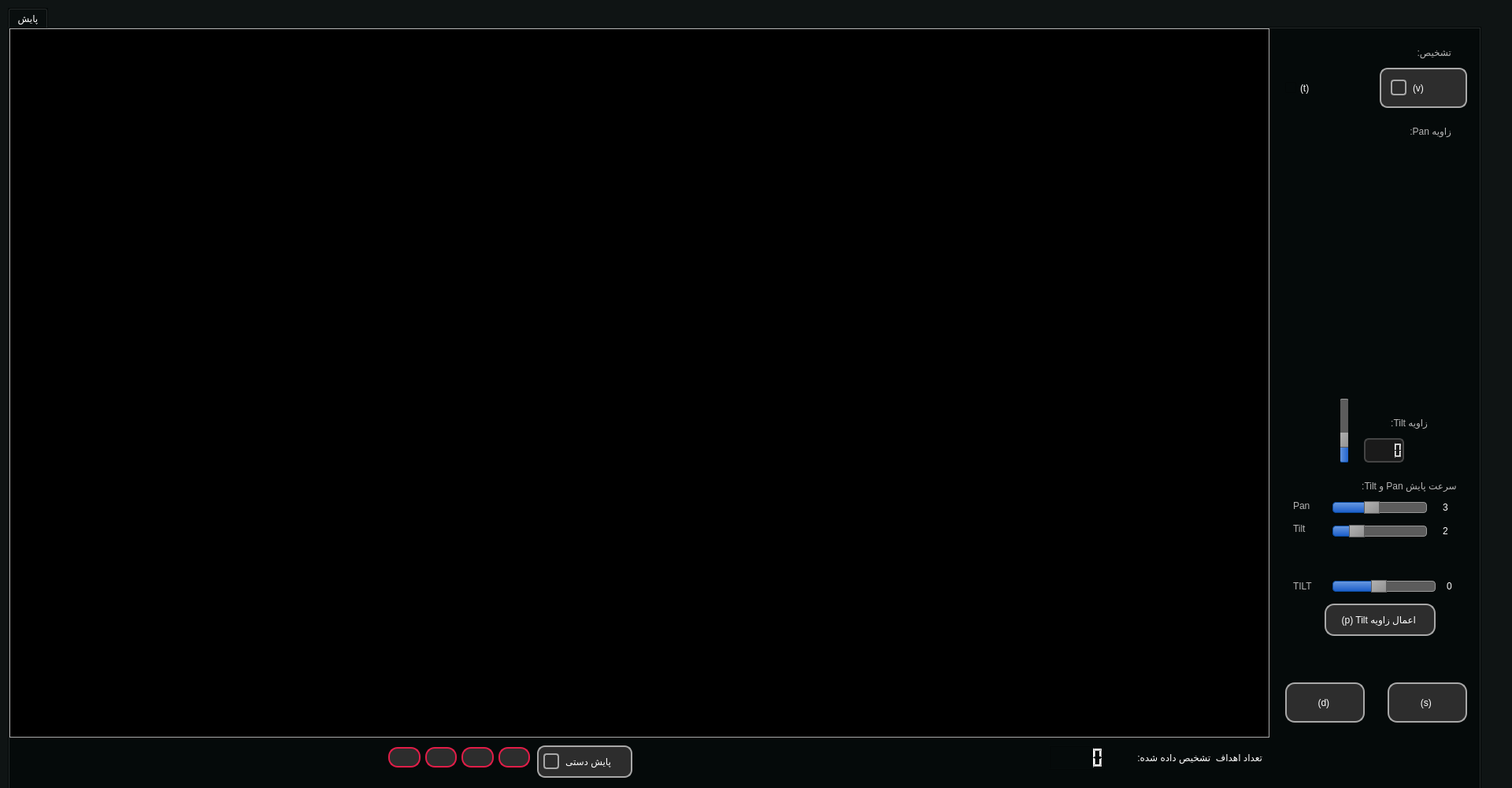
<?xml version="1.0" encoding="UTF-8"?>
<ui version="4.0">
 <class>MainWindow</class>
 <widget class="QMainWindow" name="MainWindow">
  <property name="geometry">
   <rect>
    <x>0</x>
    <y>0</y>
    <width>1920</width>
    <height>1000</height>
   </rect>
  </property>
  <property name="minimumSize">
   <size>
    <width>650</width>
    <height>450</height>
   </size>
  </property>
  <property name="windowTitle">
   <string>MainWindow</string>
  </property>
  <property name="styleSheet">
   <string notr="true">color: rgb(255, 255, 255);
background-color: rgb(15, 20, 20);


</string>
  </property>
  <widget class="QWidget" name="centralwidget">
   <widget class="QTabWidget" name="tabWidget">
    <property name="geometry">
     <rect>
      <x>10</x>
      <y>10</y>
      <width>1871</width>
      <height>1000</height>
     </rect>
    </property>
    <property name="cursor">
     <cursorShape>ArrowCursor</cursorShape>
    </property>
    <property name="styleSheet">
     <string notr="true">background-color: rgb(5,10 ,10);
margin: &quot;auto&quot;
</string>
    </property>
    <property name="currentIndex">
     <number>0</number>
    </property>
    <property name="documentMode">
     <bool>false</bool>
    </property>
    <widget class="QWidget" name="payesh">
     <attribute name="title">
      <string>پایش</string>
     </attribute>
     <widget class="QWidget" name="cameraViewfinder" native="true">
      <property name="geometry">
       <rect>
        <x>0</x>
        <y>0</y>
        <width>1600</width>
        <height>900</height>
       </rect>
      </property>
      <property name="styleSheet">
       <string notr="true">border: 1px solid  #a9a9a9;</string>
      </property>
      <widget class="QLabel" name="DET_L">
       <property name="geometry">
        <rect>
         <x>0</x>
         <y>0</y>
         <width>1600</width>
         <height>900</height>
        </rect>
       </property>
       <property name="styleSheet">
        <string notr="true">background-color: rgb(0, 0, 0);</string>
       </property>
       <property name="text">
        <string/>
       </property>
      </widget>
      <widget class="QWidget" name="widget" native="true">
       <property name="geometry">
        <rect>
         <x>0</x>
         <y>0</y>
         <width>1600</width>
         <height>900</height>
        </rect>
       </property>
       <property name="styleSheet">
        <string notr="true">background-color: rgba(255, 255, 255, 0);</string>
       </property>
      </widget>
     </widget>
     <widget class="QPushButton" name="START_DET">
      <property name="geometry">
       <rect>
        <x>1620</x>
        <y>830</y>
        <width>101</width>
        <height>51</height>
       </rect>
      </property>
      <property name="cursor">
       <cursorShape>ArrowCursor</cursorShape>
      </property>
      <property name="styleSheet">
       <string notr="true">QPushButton#START_DET {
    background-color: #2d2d2d;
    color: white;
    font: 10pt &quot;IRANSans&quot;, &quot;Vazir&quot;, &quot;Segoe UI&quot;;
    border: 2px solid #a8a8a8; /* cyan-400 */
    border-radius: 12px;
    padding: 8px 16px;
}

QPushButton#START_DET:hover {
    background-color: #3a3a3a;
    border-color: #67e8f9; /* hover tone */
}

QPushButton#START_DET:pressed {
    background-color: #1f1f1f;
    border-color: #a5f3fc;
}

QPushButton#START_DET:disabled {
    background-color: #444;
    color: #999;
    border-color: #666;
}
</string>
      </property>
      <property name="text">
       <string>(d) </string>
      </property>
      <property name="icon">
       <iconset>
        <normaloff>icons/play.png</normaloff>
        <normalon>icons/puase.png</normalon>icons/play.png</iconset>
      </property>
      <property name="iconSize">
       <size>
        <width>24</width>
        <height>24</height>
       </size>
      </property>
      <property name="shortcut">
       <string/>
      </property>
      <property name="checkable">
       <bool>true</bool>
      </property>
      <property name="checked">
       <bool>false</bool>
      </property>
      <property name="autoRepeat">
       <bool>false</bool>
      </property>
      <property name="autoDefault">
       <bool>false</bool>
      </property>
      <property name="default">
       <bool>false</bool>
      </property>
     </widget>
     <widget class="QLabel" name="TILT_DEG">
      <property name="geometry">
       <rect>
        <x>1825</x>
        <y>700</y>
        <width>31</width>
        <height>16</height>
       </rect>
      </property>
      <property name="styleSheet">
       <string notr="true">color: rgb(255, 255, 255);
</string>
      </property>
      <property name="text">
       <string>0</string>
      </property>
     </widget>
     <widget class="QLabel" name="TILT_LABEL">
      <property name="geometry">
       <rect>
        <x>1630</x>
        <y>695</y>
        <width>41</width>
        <height>25</height>
       </rect>
      </property>
      <property name="autoFillBackground">
       <bool>false</bool>
      </property>
      <property name="styleSheet">
       <string notr="true">color: #b5b5b5;
font: 700 10pt &quot;Segoe UI&quot;;</string>
      </property>
      <property name="frameShape">
       <enum>QFrame::Shape::NoFrame</enum>
      </property>
      <property name="text">
       <string>TILT</string>
      </property>
      <property name="scaledContents">
       <bool>false</bool>
      </property>
      <property name="wordWrap">
       <bool>false</bool>
      </property>
      <property name="openExternalLinks">
       <bool>false</bool>
      </property>
     </widget>
     <widget class="QPushButton" name="T_SETTINGS_APPLY">
      <property name="geometry">
       <rect>
        <x>1670</x>
        <y>730</y>
        <width>141</width>
        <height>41</height>
       </rect>
      </property>
      <property name="styleSheet">
       <string notr="true">QPushButton#T_SETTINGS_APPLY {
    background-color: #2d2d2d;
    color: white;
    font: 10pt &quot;IRANSans&quot;, &quot;Vazir&quot;, &quot;Segoe UI&quot;;
    border: 2px solid #a8a8a8; /* sky-400 / آبی نئون */
    border-radius: 12px;
    padding: 8px 16px;
}

QPushButton#T_SETTINGS_APPLY:hover {
    background-color: #3a3a3a;
    border-color: #7dd3fc; /* آبی روشن‌تر در حالت hover */
}

QPushButton#T_SETTINGS_APPLY:pressed {
    background-color: #1f1f1f;
    border-color: #bae6fd;
}

QPushButton#T_SETTINGS_APPLY:disabled {
    background-color: #444;
    color: #999;
    border-color: #666;
}
</string>
      </property>
      <property name="text">
       <string>(p) Tilt اعمال زاویه </string>
      </property>
      <property name="shortcut">
       <string>P</string>
      </property>
     </widget>
     <widget class="QCheckBox" name="HUMAN">
      <property name="enabled">
       <bool>true</bool>
      </property>
      <property name="geometry">
       <rect>
        <x>1620</x>
        <y>50</y>
        <width>111</width>
        <height>51</height>
       </rect>
      </property>
      <property name="acceptDrops">
       <bool>false</bool>
      </property>
      <property name="autoFillBackground">
       <bool>false</bool>
      </property>
      <property name="styleSheet">
       <string notr="true">QCheckBox#TARGET {
    font: 11pt &quot;IRANSans&quot;, &quot;Vazir&quot;, &quot;Segoe UI&quot;;
    color: white;
    spacing: 8px;
    padding: 6px 12px;
    background-color: #2d2d2d;
    border: 2px solid #a8a8a8;
    border-radius: 10px;
    direction: rtl; /* جهت راست به چپ برای متن فارسی */
}

QCheckBox#TARGET::indicator {
    width: 16px;
    height: 16px;
    border: 2px solid #a8a8a8;
    background-color: transparent;
    border-radius: 4px;
}

QCheckBox#TARGET::indicator:checked {
    background-color: #21cbe6;
}

QCheckBox#TARGET:hover {
    background-color: #3a3a3a;
    border-color: #21cbe6;
}
</string>
      </property>
      <property name="text">
       <string>(t)</string>
      </property>
      <property name="icon">
       <iconset>
        <normaloff>icons/man.png</normaloff>icons/man.png</iconset>
      </property>
      <property name="iconSize">
       <size>
        <width>24</width>
        <height>24</height>
       </size>
      </property>
      <property name="shortcut">
       <string>H</string>
      </property>
      <property name="checked">
       <bool>false</bool>
      </property>
      <property name="tristate">
       <bool>false</bool>
      </property>
     </widget>
     <widget class="QLabel" name="T_NUM_LABEL">
      <property name="geometry">
       <rect>
        <x>1360</x>
        <y>910</y>
        <width>231</width>
        <height>31</height>
       </rect>
      </property>
      <property name="styleSheet">
       <string notr="true">font: bold 10pt &quot;IRANSans&quot;, &quot;Vazir&quot;, &quot;Segoe UI&quot;</string>
      </property>
      <property name="text">
       <string>تعداد اهداف  تشخیص داده شده:</string>
      </property>
     </widget>
     <widget class="QLCDNumber" name="TARGET_NUM">
      <property name="geometry">
       <rect>
        <x>1320</x>
        <y>910</y>
        <width>71</width>
        <height>31</height>
       </rect>
      </property>
      <property name="value" stdset="0">
       <double>0.000000000000000</double>
      </property>
     </widget>
     <widget class="QCheckBox" name="MANUAL_MON">
      <property name="geometry">
       <rect>
        <x>670</x>
        <y>910</y>
        <width>121</width>
        <height>41</height>
       </rect>
      </property>
      <property name="styleSheet">
       <string notr="true">QCheckBox#MANUAL_MON {
    font:  11pt &quot;IRANSans&quot;, &quot;Vazir&quot;, &quot;Segoe UI&quot;;
    color: white;
    spacing: 8px;
    padding: 3px 6px;
    background-color: #2d2d2d;
    border: 2px solid #a8a8a8;
    border-radius: 10px;
    direction: rtl;
}

QCheckBox#MANUAL_MON::indicator {
    width: 16px;
    height: 16px;
    border: 2px solid #a8a8a8;
    background-color: transparent;
    border-radius: 4px;
}

QCheckBox#MANUAL_MON::indicator:checked {
    background-color: #21cbe6;
}

QCheckBox#MANUAL_MON:hover {
    background-color: #3a3a3a;
    border-color: #21cbe6;
}
</string>
      </property>
      <property name="text">
       <string>پایش دستی</string>
      </property>
      <property name="shortcut">
       <string>Ctrl+M</string>
      </property>
      <property name="autoRepeat">
       <bool>false</bool>
      </property>
     </widget>
     <widget class="QWidget" name="layoutWidget">
      <property name="geometry">
       <rect>
        <x>481</x>
        <y>910</y>
        <width>180</width>
        <height>31</height>
       </rect>
      </property>
      <layout class="QHBoxLayout" name="horizontalLayout">
       <item>
        <widget class="QPushButton" name="LEFT">
         <property name="styleSheet">
          <string notr="true">QPushButton#LEFT {
    background-color: #2d2d2d;
    color: white;
    font: 10pt &quot;IRANSans&quot;, &quot;Vazir&quot;, &quot;Segoe UI&quot;;
    border: 2px solid #e11d48; /* rose-500 */
    border-radius: 12px;
    padding: 4px 8px;
}

QPushButton#LEFT:hover {
    background-color: #3a3a3a;
    border-color: #f43f5e; /* hover rose tone */
}

QPushButton#LEFT:pressed {
    background-color: #1f1f1f;
    border-color: #fb7185;
}

QPushButton#LEFT:disabled {
    background-color: #444;
    color: #999;
    border-color: #666;
}
</string>
         </property>
         <property name="text">
          <string/>
         </property>
         <property name="icon">
          <iconset>
           <normaloff>icons/left.png</normaloff>icons/left.png</iconset>
         </property>
         <property name="shortcut">
          <string>Left</string>
         </property>
         <property name="autoRepeat">
          <bool>true</bool>
         </property>
        </widget>
       </item>
       <item>
        <widget class="QPushButton" name="RIGHT">
         <property name="styleSheet">
          <string notr="true">QPushButton#RIGHT {
    background-color: #2d2d2d;
    color: white;
    font: 10pt &quot;IRANSans&quot;, &quot;Vazir&quot;, &quot;Segoe UI&quot;;
    border: 2px solid #e11d48; /* rose-500 */
    border-radius: 12px;
    padding: 4px 8px;
}

QPushButton#RIGHT:hover {
    background-color: #3a3a3a;
    border-color: #f43f5e; /* hover rose tone */
}

QPushButton#RIGHT:pressed {
    background-color: #1f1f1f;
    border-color: #fb7185;
}

QPushButton#RIGHT:disabled {
    background-color: #444;
    color: #999;
    border-color: #666;
}
</string>
         </property>
         <property name="text">
          <string/>
         </property>
         <property name="icon">
          <iconset>
           <normaloff>icons/right.png</normaloff>icons/right.png</iconset>
         </property>
         <property name="shortcut">
          <string>Right</string>
         </property>
         <property name="checkable">
          <bool>false</bool>
         </property>
         <property name="autoRepeat">
          <bool>true</bool>
         </property>
         <property name="autoDefault">
          <bool>false</bool>
         </property>
        </widget>
       </item>
       <item>
        <widget class="QPushButton" name="UP">
         <property name="styleSheet">
          <string notr="true">QPushButton#UP {
    background-color: #2d2d2d;
    color: white;
    font: 10pt &quot;IRANSans&quot;, &quot;Vazir&quot;, &quot;Segoe UI&quot;;
    border: 2px solid #e11d48; /* rose-500 */
    border-radius: 12px;
    padding: 4px 8px;
}

QPushButton#UP:hover {
    background-color: #3a3a3a;
    border-color: #f43f5e; /* hover rose tone */
}

QPushButton#UPpressed {
    background-color: #1f1f1f;
    border-color: #fb7185;
}

QPushButton#UP:disabled {
    background-color: #444;
    color: #999;
    border-color: #666;
}
</string>
         </property>
         <property name="text">
          <string/>
         </property>
         <property name="icon">
          <iconset>
           <normaloff>icons/up.png</normaloff>icons/up.png</iconset>
         </property>
         <property name="shortcut">
          <string>Up</string>
         </property>
         <property name="autoRepeat">
          <bool>true</bool>
         </property>
        </widget>
       </item>
       <item>
        <widget class="QPushButton" name="DOWN">
         <property name="styleSheet">
          <string notr="true">QPushButton#DOWN {
    background-color: #2d2d2d;
    color: white;
    font: 10pt &quot;IRANSans&quot;, &quot;Vazir&quot;, &quot;Segoe UI&quot;;
    border: 2px solid #e11d48; /* rose-500 */
    border-radius: 12px;
    padding: 4px 8px;
}

QPushButton#DOWNhover {
    background-color: #3a3a3a;
    border-color: #f43f5e; /* hover rose tone */
}

QPushButton#DOWN:pressed {
    background-color: #1f1f1f;
    border-color: #fb7185;
}

QPushButton#DOWN:disabled {
    background-color: #444;
    color: #999;
    border-color: #666;
}
</string>
         </property>
         <property name="text">
          <string/>
         </property>
         <property name="icon">
          <iconset>
           <normaloff>icons/down.png</normaloff>icons/down.png</iconset>
         </property>
         <property name="shortcut">
          <string>Down</string>
         </property>
         <property name="checkable">
          <bool>false</bool>
         </property>
         <property name="autoRepeat">
          <bool>true</bool>
         </property>
         <property name="autoDefault">
          <bool>false</bool>
         </property>
        </widget>
       </item>
      </layout>
     </widget>
     <widget class="QSlider" name="TILT_BAR">
      <property name="geometry">
       <rect>
        <x>1680</x>
        <y>700</y>
        <width>131</width>
        <height>16</height>
       </rect>
      </property>
      <property name="styleSheet">
       <string notr="true">/* Basic QSlider styling */
QSlider {
    background: transparent;
}

/* Styling for the groove (the background of the slider) */
QSlider::groove:horizontal {
    border: 1px solid #999999;
    height: 8px;
    background: qlineargradient(x1:0, y1:0, x2:0, y2:1, stop:0 #B1B1B1, stop:1 #c4c4c4);
    margin: 2px 0;
    border-radius: 4px;
}

QSlider::groove:vertical {
    border: 1px solid #999999;
    width: 8px;
    background: qlineargradient(x1:0, y1:0, x2:1, y2:0, stop:0 #B1B1B1, stop:1 #c4c4c4);
    margin: 0 2px;
    border-radius: 4px;
}

/* Styling for the handle (the draggable part) */
QSlider::handle:horizontal {
    background: qlineargradient(x1:0, y1:0, x2:1, y2:1, stop:0 #b4b4b4, stop:1 #8f8f8f);
    border: 1px solid #5c5c5c;
    width: 18px;
    margin: -4px 0; /* expand outside the groove */
    border-radius: 9px;
}

QSlider::handle:vertical {
    background: qlineargradient(x1:0, y1:0, x2:1, y2:1, stop:0 #b4b4b4, stop:1 #8f8f8f);
    border: 1px solid #5c5c5c;
    height: 18px;
    margin: 0 -4px; /* expand outside the groove */
    border-radius: 9px;
}

/* Styling for the add-page (the part before the handle) */
QSlider::add-page:horizontal {
    background: #5c5c5c;
    border: 1px solid #999999;
    height: 8px;
    border-radius: 4px;
}

QSlider::add-page:vertical {
    background: #5c5c5c;
    border: 1px solid #999999;
    width: 8px;
    border-radius: 4px;
}

/* Styling for the sub-page (the part after the handle) */
QSlider::sub-page:horizontal {
    background: qlineargradient(x1:0, y1:0, x2:0, y2:1, stop:0 #6a9ae2, stop:1 #1a5dc9);
    border: 1px solid #0a4a9b;
    height: 8px;
    border-radius: 4px;
}

QSlider::sub-page:vertical {
    background: qlineargradient(x1:0, y1:0, x2:1, y2:0, stop:0 #6a9ae2, stop:1 #1a5dc9);
    border: 1px solid #0a4a9b;
    width: 8px;
    border-radius: 4px;
}

/* Optional: Style for when the slider is pressed */
QSlider::handle:horizontal:pressed {
    background: qlineargradient(x1:0, y1:0, x2:1, y2:1, stop:0 #dadada, stop:1 #8f8f8f);
}

QSlider::handle:vertical:pressed {
    background: qlineargradient(x1:0, y1:0, x2:1, y2:1, stop:0 #dadada, stop:1 #8f8f8f);
}</string>
      </property>
      <property name="minimum">
       <number>-40</number>
      </property>
      <property name="maximum">
       <number>50</number>
      </property>
      <property name="value">
       <number>0</number>
      </property>
      <property name="orientation">
       <enum>Qt::Orientation::Horizontal</enum>
      </property>
     </widget>
     <widget class="QSlider" name="MAN_PAN_SPEED">
      <property name="geometry">
       <rect>
        <x>1680</x>
        <y>600</y>
        <width>120</width>
        <height>16</height>
       </rect>
      </property>
      <property name="styleSheet">
       <string notr="true">/* Basic QSlider styling */
QSlider {
    background: transparent;
}

/* Styling for the groove (the background of the slider) */
QSlider::groove:horizontal {
    border: 1px solid #999999;
    height: 8px;
    background: qlineargradient(x1:0, y1:0, x2:0, y2:1, stop:0 #B1B1B1, stop:1 #c4c4c4);
    margin: 2px 0;
    border-radius: 4px;
}

QSlider::groove:vertical {
    border: 1px solid #999999;
    width: 8px;
    background: qlineargradient(x1:0, y1:0, x2:1, y2:0, stop:0 #B1B1B1, stop:1 #c4c4c4);
    margin: 0 2px;
    border-radius: 4px;
}

/* Styling for the handle (the draggable part) */
QSlider::handle:horizontal {
    background: qlineargradient(x1:0, y1:0, x2:1, y2:1, stop:0 #b4b4b4, stop:1 #8f8f8f);
    border: 1px solid #5c5c5c;
    width: 18px;
    margin: -4px 0; /* expand outside the groove */
    border-radius: 9px;
}

QSlider::handle:vertical {
    background: qlineargradient(x1:0, y1:0, x2:1, y2:1, stop:0 #b4b4b4, stop:1 #8f8f8f);
    border: 1px solid #5c5c5c;
    height: 18px;
    margin: 0 -4px; /* expand outside the groove */
    border-radius: 9px;
}

/* Styling for the add-page (the part before the handle) */
QSlider::add-page:horizontal {
    background: #5c5c5c;
    border: 1px solid #999999;
    height: 8px;
    border-radius: 4px;
}

QSlider::add-page:vertical {
    background: #5c5c5c;
    border: 1px solid #999999;
    width: 8px;
    border-radius: 4px;
}

/* Styling for the sub-page (the part after the handle) */
QSlider::sub-page:horizontal {
    background: qlineargradient(x1:0, y1:0, x2:0, y2:1, stop:0 #6a9ae2, stop:1 #1a5dc9);
    border: 1px solid #0a4a9b;
    height: 8px;
    border-radius: 4px;
}

QSlider::sub-page:vertical {
    background: qlineargradient(x1:0, y1:0, x2:1, y2:0, stop:0 #6a9ae2, stop:1 #1a5dc9);
    border: 1px solid #0a4a9b;
    width: 8px;
    border-radius: 4px;
}

/* Optional: Style for when the slider is pressed */
QSlider::handle:horizontal:pressed {
    background: qlineargradient(x1:0, y1:0, x2:1, y2:1, stop:0 #dadada, stop:1 #8f8f8f);
}

QSlider::handle:vertical:pressed {
    background: qlineargradient(x1:0, y1:0, x2:1, y2:1, stop:0 #dadada, stop:1 #8f8f8f);
}</string>
      </property>
      <property name="minimum">
       <number>1</number>
      </property>
      <property name="maximum">
       <number>6</number>
      </property>
      <property name="singleStep">
       <number>1</number>
      </property>
      <property name="value">
       <number>3</number>
      </property>
      <property name="sliderPosition">
       <number>3</number>
      </property>
      <property name="orientation">
       <enum>Qt::Orientation::Horizontal</enum>
      </property>
     </widget>
     <widget class="QSlider" name="MAN_TILT_SPEED">
      <property name="geometry">
       <rect>
        <x>1680</x>
        <y>630</y>
        <width>120</width>
        <height>16</height>
       </rect>
      </property>
      <property name="styleSheet">
       <string notr="true">/* Basic QSlider styling */
QSlider {
    background: transparent;
}

/* Styling for the groove (the background of the slider) */
QSlider::groove:horizontal {
    border: 1px solid #999999;
    height: 8px;
    background: qlineargradient(x1:0, y1:0, x2:0, y2:1, stop:0 #B1B1B1, stop:1 #c4c4c4);
    margin: 2px 0;
    border-radius: 4px;
}

QSlider::groove:vertical {
    border: 1px solid #999999;
    width: 8px;
    background: qlineargradient(x1:0, y1:0, x2:1, y2:0, stop:0 #B1B1B1, stop:1 #c4c4c4);
    margin: 0 2px;
    border-radius: 4px;
}

/* Styling for the handle (the draggable part) */
QSlider::handle:horizontal {
    background: qlineargradient(x1:0, y1:0, x2:1, y2:1, stop:0 #b4b4b4, stop:1 #8f8f8f);
    border: 1px solid #5c5c5c;
    width: 18px;
    margin: -4px 0; /* expand outside the groove */
    border-radius: 9px;
}

QSlider::handle:vertical {
    background: qlineargradient(x1:0, y1:0, x2:1, y2:1, stop:0 #b4b4b4, stop:1 #8f8f8f);
    border: 1px solid #5c5c5c;
    height: 18px;
    margin: 0 -4px; /* expand outside the groove */
    border-radius: 9px;
}

/* Styling for the add-page (the part before the handle) */
QSlider::add-page:horizontal {
    background: #5c5c5c;
    border: 1px solid #999999;
    height: 8px;
    border-radius: 4px;
}

QSlider::add-page:vertical {
    background: #5c5c5c;
    border: 1px solid #999999;
    width: 8px;
    border-radius: 4px;
}

/* Styling for the sub-page (the part after the handle) */
QSlider::sub-page:horizontal {
    background: qlineargradient(x1:0, y1:0, x2:0, y2:1, stop:0 #6a9ae2, stop:1 #1a5dc9);
    border: 1px solid #0a4a9b;
    height: 8px;
    border-radius: 4px;
}

QSlider::sub-page:vertical {
    background: qlineargradient(x1:0, y1:0, x2:1, y2:0, stop:0 #6a9ae2, stop:1 #1a5dc9);
    border: 1px solid #0a4a9b;
    width: 8px;
    border-radius: 4px;
}

/* Optional: Style for when the slider is pressed */
QSlider::handle:horizontal:pressed {
    background: qlineargradient(x1:0, y1:0, x2:1, y2:1, stop:0 #dadada, stop:1 #8f8f8f);
}

QSlider::handle:vertical:pressed {
    background: qlineargradient(x1:0, y1:0, x2:1, y2:1, stop:0 #dadada, stop:1 #8f8f8f);
}</string>
      </property>
      <property name="minimum">
       <number>1</number>
      </property>
      <property name="maximum">
       <number>6</number>
      </property>
      <property name="value">
       <number>2</number>
      </property>
      <property name="orientation">
       <enum>Qt::Orientation::Horizontal</enum>
      </property>
     </widget>
     <widget class="QLabel" name="tilt_speed_text">
      <property name="geometry">
       <rect>
        <x>1630</x>
        <y>625</y>
        <width>41</width>
        <height>20</height>
       </rect>
      </property>
      <property name="styleSheet">
       <string notr="true">color: #b5b5b5;
font: 700 10pt &quot;Segoe UI&quot;;</string>
      </property>
      <property name="text">
       <string>Tilt</string>
      </property>
     </widget>
     <widget class="QLabel" name="pan_speed_text">
      <property name="geometry">
       <rect>
        <x>1630</x>
        <y>590</y>
        <width>30</width>
        <height>31</height>
       </rect>
      </property>
      <property name="styleSheet">
       <string notr="true">color: #b5b5b5;
font: 700 10pt &quot;Segoe UI&quot;;</string>
      </property>
      <property name="text">
       <string>Pan</string>
      </property>
     </widget>
     <widget class="QLabel" name="label">
      <property name="geometry">
       <rect>
        <x>1630</x>
        <y>570</y>
        <width>211</width>
        <height>20</height>
       </rect>
      </property>
      <property name="styleSheet">
       <string notr="true">font: bold 10pt  &quot;Ubuntu Sans&quot;;
color: #b5b5b5;
</string>
      </property>
      <property name="text">
       <string> سرعت پایش Pan و Tilt:</string>
      </property>
     </widget>
     <widget class="QLabel" name="PAN_SPEED">
      <property name="geometry">
       <rect>
        <x>1820</x>
        <y>600</y>
        <width>31</width>
        <height>16</height>
       </rect>
      </property>
      <property name="styleSheet">
       <string notr="true">color: rgb(255, 255, 255);
</string>
      </property>
      <property name="text">
       <string>3</string>
      </property>
     </widget>
     <widget class="QLabel" name="TILT_SPEED">
      <property name="geometry">
       <rect>
        <x>1820</x>
        <y>630</y>
        <width>31</width>
        <height>16</height>
       </rect>
      </property>
      <property name="styleSheet">
       <string notr="true">color: rgb(255, 255, 255);
</string>
      </property>
      <property name="text">
       <string>2</string>
      </property>
     </widget>
     <widget class="QLabel" name="detection_label">
      <property name="geometry">
       <rect>
        <x>1750</x>
        <y>20</y>
        <width>81</width>
        <height>20</height>
       </rect>
      </property>
      <property name="styleSheet">
       <string notr="true">font: bold 10pt  &quot;Ubuntu Sans&quot;;
color: #b5b5b5;
</string>
      </property>
      <property name="text">
       <string>تشخیص:</string>
      </property>
     </widget>
     <widget class="QLabel" name="pan_degree_label">
      <property name="geometry">
       <rect>
        <x>1740</x>
        <y>120</y>
        <width>91</width>
        <height>20</height>
       </rect>
      </property>
      <property name="styleSheet">
       <string notr="true">font: bold 10pt  &quot;Ubuntu Sans&quot;;
color: #b5b5b5;
</string>
      </property>
      <property name="text">
       <string>زاویه Pan:</string>
      </property>
     </widget>
     <widget class="QLabel" name="tilt_degree_label_3">
      <property name="geometry">
       <rect>
        <x>1720</x>
        <y>490</y>
        <width>81</width>
        <height>20</height>
       </rect>
      </property>
      <property name="styleSheet">
       <string notr="true">font: bold 10pt  &quot;Ubuntu Sans&quot;;
color: #b5b5b5;
</string>
      </property>
      <property name="text">
       <string>زاویه Tilt:</string>
      </property>
     </widget>
     <widget class="QSlider" name="TILT">
      <property name="geometry">
       <rect>
        <x>1690</x>
        <y>470</y>
        <width>10</width>
        <height>81</height>
       </rect>
      </property>
      <property name="styleSheet">
       <string notr="true">/* Basic QSlider styling */
QSlider {
    background: transparent;
}

/* Styling for the groove (the background of the slider) */
QSlider::groove:horizontal {
    border: 1px solid #999999;
    height: 8px;
    background: qlineargradient(x1:0, y1:0, x2:0, y2:1, stop:0 #B1B1B1, stop:1 #c4c4c4);
    margin: 2px 0;
    border-radius: 4px;
}

QSlider::groove:vertical {
    border: 1px solid #999999;
    width: 8px;
    background: qlineargradient(x1:0, y1:0, x2:1, y2:0, stop:0 #B1B1B1, stop:1 #c4c4c4);
    margin: 0 2px;
    border-radius: 4px;
}

/* Styling for the handle (the draggable part) */
QSlider::handle:horizontal {
    background: qlineargradient(x1:0, y1:0, x2:1, y2:1, stop:0 #b4b4b4, stop:1 #8f8f8f);
    border: 1px solid #5c5c5c;
    width: 18px;
    margin: -4px 0; /* expand outside the groove */
    border-radius: 9px;
}

QSlider::handle:vertical {
    background: qlineargradient(x1:0, y1:0, x2:1, y2:1, stop:0 #b4b4b4, stop:1 #8f8f8f);
    border: 1px solid #5c5c5c;
    height: 18px;
    margin: 0 -4px; /* expand outside the groove */
    border-radius: 9px;
}

/* Styling for the add-page (the part before the handle) - now blue */
QSlider::add-page:horizontal {
    background: qlineargradient(x1:0, y1:0, x2:0, y2:1, stop:0 #6a9ae2, stop:1 #1a5dc9);
    border: 1px solid #0a4a9b;
    height: 8px;
    border-radius: 4px;
}

QSlider::add-page:vertical {
    background: qlineargradient(x1:0, y1:0, x2:1, y2:0, stop:0 #6a9ae2, stop:1 #1a5dc9);
    border: 1px solid #0a4a9b;
    width: 8px;
    border-radius: 4px;
}

/* Styling for the sub-page (the part after the handle) - now grey */
QSlider::sub-page:horizontal {
    background: #5c5c5c;
    border: 1px solid #999999;
    height: 8px;
    border-radius: 4px;
}

QSlider::sub-page:vertical {
    background: #5c5c5c;
    border: 1px solid #999999;
    width: 8px;
    border-radius: 4px;
}

/* Optional: Style for when the slider is pressed */
QSlider::handle:horizontal:pressed {
    background: qlineargradient(x1:0, y1:0, x2:1, y2:1, stop:0 #dadada, stop:1 #8f8f8f);
}

QSlider::handle:vertical:pressed {
    background: qlineargradient(x1:0, y1:0, x2:1, y2:1, stop:0 #dadada, stop:1 #8f8f8f);
}</string>
      </property>
      <property name="minimum">
       <number>-40</number>
      </property>
      <property name="maximum">
       <number>90</number>
      </property>
      <property name="pageStep">
       <number>1</number>
      </property>
      <property name="orientation">
       <enum>Qt::Orientation::Vertical</enum>
      </property>
      <property name="invertedAppearance">
       <bool>false</bool>
      </property>
      <property name="invertedControls">
       <bool>false</bool>
      </property>
      <property name="tickPosition">
       <enum>QSlider::TickPosition::NoTicks</enum>
      </property>
     </widget>
     <widget class="QLCDNumber" name="TILT_LCD">
      <property name="geometry">
       <rect>
        <x>1720</x>
        <y>520</y>
        <width>51</width>
        <height>31</height>
       </rect>
      </property>
      <property name="styleSheet">
       <string notr="true">QLCDNumber {
    background-color: #1a1a1a;
    border: 2px solid #444;
    border-radius: 6px;
    color: #39ff14; /* neon green for digits */
    font-size: 28px;
    font-family: &quot;Consolas&quot;, &quot;Courier New&quot;, monospace;
}

QLCDNumber::segment {
    background: transparent;
    border: none;
}
</string>
      </property>
      <property name="value" stdset="0">
       <double>0.000000000000000</double>
      </property>
      <property name="intValue" stdset="0">
       <number>0</number>
      </property>
     </widget>
     <widget class="QPushButton" name="CAMERA_SET">
      <property name="geometry">
       <rect>
        <x>1750</x>
        <y>830</y>
        <width>101</width>
        <height>51</height>
       </rect>
      </property>
      <property name="cursor">
       <cursorShape>ArrowCursor</cursorShape>
      </property>
      <property name="styleSheet">
       <string notr="true">QPushButton#CAMERA_SET {
    background-color: #2d2d2d;
    color: white;
    font: 10pt &quot;IRANSans&quot;, &quot;Vazir&quot;, &quot;Segoe UI&quot;;
    border: 2px solid #a8a8a8; /* cyan-400 */
    border-radius: 12px;
    padding: 8px 16px;
}

QPushButton#CAMERA_SET:hover {
    background-color: #3a3a3a;
    border-color: #67e8f9; /* hover tone */
}

QPushButton#CAMERA_SET:pressed {
    background-color: #1f1f1f;
    border-color: #a5f3fc;
}

QPushButton#CAMERA_SET:disabled {
    background-color: #444;
    color: #999;
    border-color: #666;
}
</string>
      </property>
      <property name="text">
       <string>(s) </string>
      </property>
      <property name="icon">
       <iconset>
        <normaloff>icons/camset.png</normaloff>icons/camset.png</iconset>
      </property>
      <property name="iconSize">
       <size>
        <width>25</width>
        <height>25</height>
       </size>
      </property>
      <property name="shortcut">
       <string/>
      </property>
      <property name="checkable">
       <bool>true</bool>
      </property>
      <property name="checked">
       <bool>false</bool>
      </property>
      <property name="autoRepeat">
       <bool>false</bool>
      </property>
      <property name="autoDefault">
       <bool>false</bool>
      </property>
      <property name="default">
       <bool>false</bool>
      </property>
     </widget>
     <widget class="QCheckBox" name="VEHICLE">
      <property name="enabled">
       <bool>true</bool>
      </property>
      <property name="geometry">
       <rect>
        <x>1740</x>
        <y>50</y>
        <width>111</width>
        <height>51</height>
       </rect>
      </property>
      <property name="acceptDrops">
       <bool>false</bool>
      </property>
      <property name="autoFillBackground">
       <bool>false</bool>
      </property>
      <property name="styleSheet">
       <string notr="true">QCheckBox#VEHICLE {
    font: 11pt &quot;IRANSans&quot;, &quot;Vazir&quot;, &quot;Segoe UI&quot;;
    color: white;
    spacing: 8px;
    padding: 6px 12px;
    background-color: #2d2d2d;
    border: 2px solid #a8a8a8;
    border-radius: 10px;
    direction: rtl; /* جهت راست به چپ برای متن فارسی */
}

QCheckBox#VEHICLE::indicator {
    width: 16px;
    height: 16px;
    border: 2px solid #a8a8a8;
    background-color: transparent;
    border-radius: 4px;
}

QCheckBox#VEHICLE::indicator:checked {
    background-color: #21cbe6;
}

QCheckBox#VEHICLE:hover {
    background-color: #3a3a3a;
    border-color: #21cbe6;
}
</string>
      </property>
      <property name="text">
       <string>(v)</string>
      </property>
      <property name="icon">
       <iconset>
        <normaloff>icons/car.png</normaloff>icons/car.png</iconset>
      </property>
      <property name="iconSize">
       <size>
        <width>24</width>
        <height>24</height>
       </size>
      </property>
      <property name="shortcut">
       <string>V</string>
      </property>
      <property name="checked">
       <bool>false</bool>
      </property>
      <property name="tristate">
       <bool>false</bool>
      </property>
     </widget>
     <zorder>layoutWidget</zorder>
     <zorder>HUMAN</zorder>
     <zorder>cameraViewfinder</zorder>
     <zorder>START_DET</zorder>
     <zorder>TILT_DEG</zorder>
     <zorder>TILT_LABEL</zorder>
     <zorder>T_SETTINGS_APPLY</zorder>
     <zorder>T_NUM_LABEL</zorder>
     <zorder>TARGET_NUM</zorder>
     <zorder>MANUAL_MON</zorder>
     <zorder>TILT_BAR</zorder>
     <zorder>MAN_PAN_SPEED</zorder>
     <zorder>MAN_TILT_SPEED</zorder>
     <zorder>tilt_speed_text</zorder>
     <zorder>pan_speed_text</zorder>
     <zorder>label</zorder>
     <zorder>PAN_SPEED</zorder>
     <zorder>TILT_SPEED</zorder>
     <zorder>detection_label</zorder>
     <zorder>pan_degree_label</zorder>
     <zorder>tilt_degree_label_3</zorder>
     <zorder>TILT</zorder>
     <zorder>TILT_LCD</zorder>
     <zorder>CAMERA_SET</zorder>
     <zorder>VEHICLE</zorder>
    </widget>
   </widget>
  </widget>
 </widget>
 <resources/>
 <connections>
  <connection>
   <sender>MAN_PAN_SPEED</sender>
   <signal>valueChanged(int)</signal>
   <receiver>PAN_SPEED</receiver>
   <slot>setNum(int)</slot>
   <hints>
    <hint type="sourcelabel">
     <x>1717</x>
     <y>642</y>
    </hint>
    <hint type="destinationlabel">
     <x>1841</x>
     <y>650</y>
    </hint>
   </hints>
  </connection>
  <connection>
   <sender>MAN_TILT_SPEED</sender>
   <signal>valueChanged(int)</signal>
   <receiver>TILT_SPEED</receiver>
   <slot>setNum(int)</slot>
   <hints>
    <hint type="sourcelabel">
     <x>1703</x>
     <y>676</y>
    </hint>
    <hint type="destinationlabel">
     <x>1845</x>
     <y>678</y>
    </hint>
   </hints>
  </connection>
  <connection>
   <sender>TILT_BAR</sender>
   <signal>valueChanged(int)</signal>
   <receiver>TILT_DEG</receiver>
   <slot>setNum(int)</slot>
   <hints>
    <hint type="sourcelabel">
     <x>1769</x>
     <y>742</y>
    </hint>
    <hint type="destinationlabel">
     <x>1843</x>
     <y>742</y>
    </hint>
   </hints>
  </connection>
  <connection>
   <sender>TILT</sender>
   <signal>valueChanged(int)</signal>
   <receiver>TILT_LCD</receiver>
   <slot>display(int)</slot>
   <hints>
    <hint type="sourcelabel">
     <x>1718</x>
     <y>573</y>
    </hint>
    <hint type="destinationlabel">
     <x>1741</x>
     <y>573</y>
    </hint>
   </hints>
  </connection>
 </connections>
</ui>
